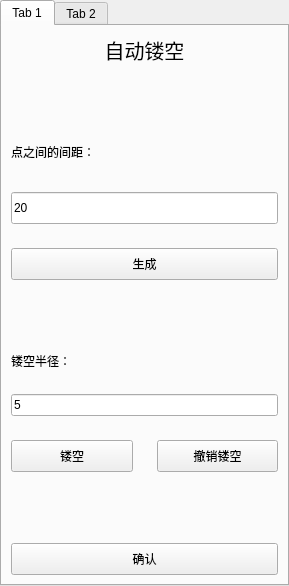
<?xml version="1.0" encoding="UTF-8"?>
<ui version="4.0">
 <class>JNDIConnectorWidget</class>
 <widget class="qMRMLWidget" name="JNDIConnectorWidget">
  <property name="geometry">
   <rect>
    <x>0</x>
    <y>0</y>
    <width>289</width>
    <height>586</height>
   </rect>
  </property>
  <property name="styleSheet">
   <string notr="true"/>
  </property>
  <layout class="QHBoxLayout" name="horizontalLayout">
   <property name="leftMargin">
    <number>0</number>
   </property>
   <property name="topMargin">
    <number>0</number>
   </property>
   <property name="rightMargin">
    <number>0</number>
   </property>
   <property name="bottomMargin">
    <number>0</number>
   </property>
   <item>
    <widget class="QTabWidget" name="tabWidget">
     <widget class="QWidget" name="tab">
      <attribute name="title">
       <string>Tab 1</string>
      </attribute>
      <layout class="QHBoxLayout" name="horizontalLayout_2" stretch="1">
       <property name="leftMargin">
        <number>0</number>
       </property>
       <property name="topMargin">
        <number>0</number>
       </property>
       <property name="rightMargin">
        <number>0</number>
       </property>
       <property name="bottomMargin">
        <number>0</number>
       </property>
       <item>
        <widget class="QWidget" name="widget" native="true">
         <layout class="QVBoxLayout" name="verticalLayout_3">
          <property name="spacing">
           <number>24</number>
          </property>
          <item>
           <widget class="QLabel" name="label_4">
            <property name="font">
             <font>
              <pointsize>15</pointsize>
             </font>
            </property>
            <property name="text">
             <string>自动镂空</string>
            </property>
            <property name="alignment">
             <set>Qt::AlignCenter</set>
            </property>
           </widget>
          </item>
          <item>
           <spacer name="verticalSpacer_2">
            <property name="orientation">
             <enum>Qt::Vertical</enum>
            </property>
            <property name="sizeHint" stdset="0">
             <size>
              <width>20</width>
              <height>40</height>
             </size>
            </property>
           </spacer>
          </item>
          <item>
           <layout class="QVBoxLayout" name="verticalLayout_2">
            <item>
             <widget class="QLabel" name="label">
              <property name="minimumSize">
               <size>
                <width>0</width>
                <height>32</height>
               </size>
              </property>
              <property name="maximumSize">
               <size>
                <width>16777215</width>
                <height>32</height>
               </size>
              </property>
              <property name="text">
               <string>点之间的间距：</string>
              </property>
             </widget>
            </item>
            <item>
             <widget class="QLineEdit" name="lineEdit">
              <property name="minimumSize">
               <size>
                <width>0</width>
                <height>32</height>
               </size>
              </property>
              <property name="maximumSize">
               <size>
                <width>16777215</width>
                <height>32</height>
               </size>
              </property>
              <property name="text">
               <string>20</string>
              </property>
             </widget>
            </item>
            <item>
             <widget class="QPushButton" name="btn_generate_point">
              <property name="minimumSize">
               <size>
                <width>0</width>
                <height>32</height>
               </size>
              </property>
              <property name="maximumSize">
               <size>
                <width>16777215</width>
                <height>32</height>
               </size>
              </property>
              <property name="text">
               <string>生成</string>
              </property>
             </widget>
            </item>
           </layout>
          </item>
          <item>
           <spacer name="verticalSpacer_3">
            <property name="orientation">
             <enum>Qt::Vertical</enum>
            </property>
            <property name="sizeHint" stdset="0">
             <size>
              <width>20</width>
              <height>40</height>
             </size>
            </property>
           </spacer>
          </item>
          <item>
           <layout class="QVBoxLayout" name="verticalLayout">
            <item>
             <widget class="QLabel" name="label_2">
              <property name="text">
               <string>镂空半径：</string>
              </property>
             </widget>
            </item>
            <item>
             <widget class="QLineEdit" name="lineEdit_2">
              <property name="text">
               <string>5</string>
              </property>
             </widget>
            </item>
            <item>
             <layout class="QHBoxLayout" name="horizontalLayout_3">
              <item>
               <widget class="QPushButton" name="btn_hollow">
                <property name="minimumSize">
                 <size>
                  <width>0</width>
                  <height>32</height>
                 </size>
                </property>
                <property name="maximumSize">
                 <size>
                  <width>16777215</width>
                  <height>32</height>
                 </size>
                </property>
                <property name="text">
                 <string>镂空</string>
                </property>
               </widget>
              </item>
              <item>
               <widget class="QPushButton" name="btn_revert">
                <property name="minimumSize">
                 <size>
                  <width>0</width>
                  <height>32</height>
                 </size>
                </property>
                <property name="maximumSize">
                 <size>
                  <width>16777215</width>
                  <height>32</height>
                 </size>
                </property>
                <property name="text">
                 <string>撤销镂空</string>
                </property>
               </widget>
              </item>
             </layout>
            </item>
           </layout>
          </item>
          <item>
           <spacer name="verticalSpacer">
            <property name="orientation">
             <enum>Qt::Vertical</enum>
            </property>
            <property name="sizeHint" stdset="0">
             <size>
              <width>20</width>
              <height>40</height>
             </size>
            </property>
           </spacer>
          </item>
          <item>
           <widget class="QPushButton" name="btn_return">
            <property name="minimumSize">
             <size>
              <width>0</width>
              <height>32</height>
             </size>
            </property>
            <property name="maximumSize">
             <size>
              <width>16777215</width>
              <height>32</height>
             </size>
            </property>
            <property name="text">
             <string>确认</string>
            </property>
           </widget>
          </item>
         </layout>
        </widget>
       </item>
      </layout>
     </widget>
     <widget class="QWidget" name="tab_2">
      <attribute name="title">
       <string>Tab 2</string>
      </attribute>
     </widget>
    </widget>
   </item>
  </layout>
 </widget>
 <customwidgets>
  <customwidget>
   <class>qMRMLWidget</class>
   <extends>QWidget</extends>
   <header>qMRMLWidget.h</header>
   <container>1</container>
  </customwidget>
 </customwidgets>
 <resources/>
 <connections/>
</ui>
